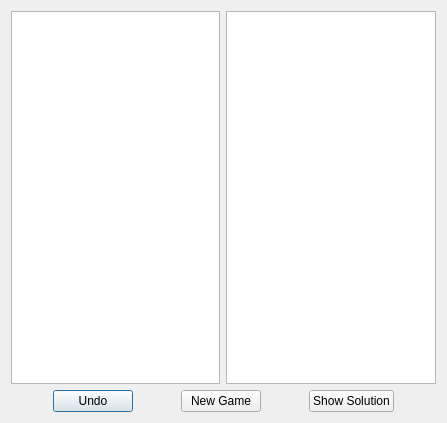
<?xml version="1.0" encoding="UTF-8"?>
<ui version="4.0">
 <class>SlidingPuzzleMenu</class>
 <widget class="QDialog" name="SlidingPuzzleMenu">
  <property name="geometry">
   <rect>
    <x>0</x>
    <y>0</y>
    <width>447</width>
    <height>423</height>
   </rect>
  </property>
  <property name="windowTitle">
   <string>Dialog</string>
  </property>
  <layout class="QVBoxLayout" name="verticalLayout_2">
   <item>
    <layout class="QHBoxLayout" name="horizontalLayout_2">
     <item>
      <widget class="QGraphicsView" name="g_view"/>
     </item>
     <item>
      <widget class="QListWidget" name="listWidget"/>
     </item>
    </layout>
   </item>
   <item>
    <layout class="QHBoxLayout" name="horizontalLayout">
     <item>
      <spacer name="horizontalSpacer_2">
       <property name="orientation">
        <enum>Qt::Horizontal</enum>
       </property>
       <property name="sizeHint" stdset="0">
        <size>
         <width>40</width>
         <height>20</height>
        </size>
       </property>
      </spacer>
     </item>
     <item>
      <widget class="QPushButton" name="btn_undo">
       <property name="text">
        <string>Undo</string>
       </property>
      </widget>
     </item>
     <item>
      <spacer name="horizontalSpacer">
       <property name="orientation">
        <enum>Qt::Horizontal</enum>
       </property>
       <property name="sizeHint" stdset="0">
        <size>
         <width>40</width>
         <height>20</height>
        </size>
       </property>
      </spacer>
     </item>
     <item>
      <widget class="QPushButton" name="btn_new_game">
       <property name="text">
        <string>New Game</string>
       </property>
      </widget>
     </item>
     <item>
      <spacer name="horizontalSpacer_3">
       <property name="orientation">
        <enum>Qt::Horizontal</enum>
       </property>
       <property name="sizeHint" stdset="0">
        <size>
         <width>40</width>
         <height>20</height>
        </size>
       </property>
      </spacer>
     </item>
     <item>
      <widget class="QPushButton" name="btn_show_solution">
       <property name="text">
        <string>Show Solution</string>
       </property>
      </widget>
     </item>
     <item>
      <spacer name="horizontalSpacer_4">
       <property name="orientation">
        <enum>Qt::Horizontal</enum>
       </property>
       <property name="sizeHint" stdset="0">
        <size>
         <width>40</width>
         <height>20</height>
        </size>
       </property>
      </spacer>
     </item>
    </layout>
   </item>
  </layout>
 </widget>
 <resources/>
 <connections/>
</ui>
